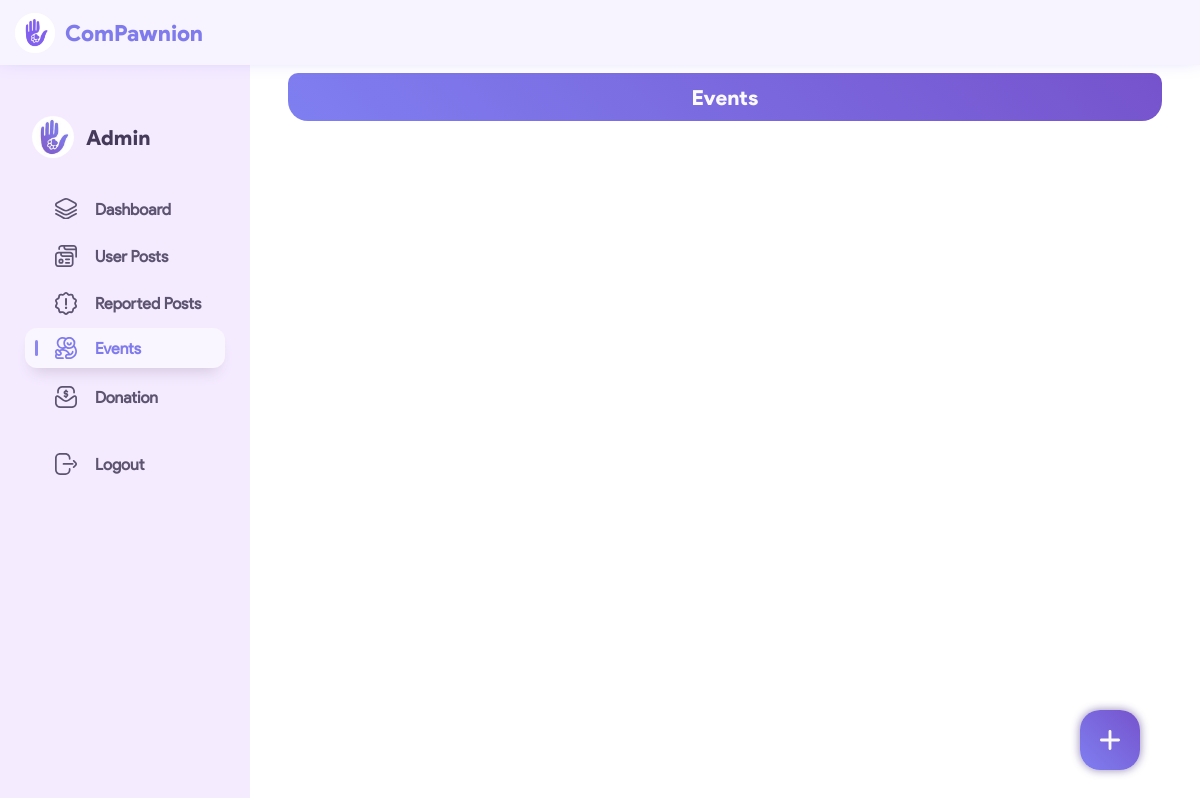
/pages/community.php (signed in), run on an earlier commit of the app's database.
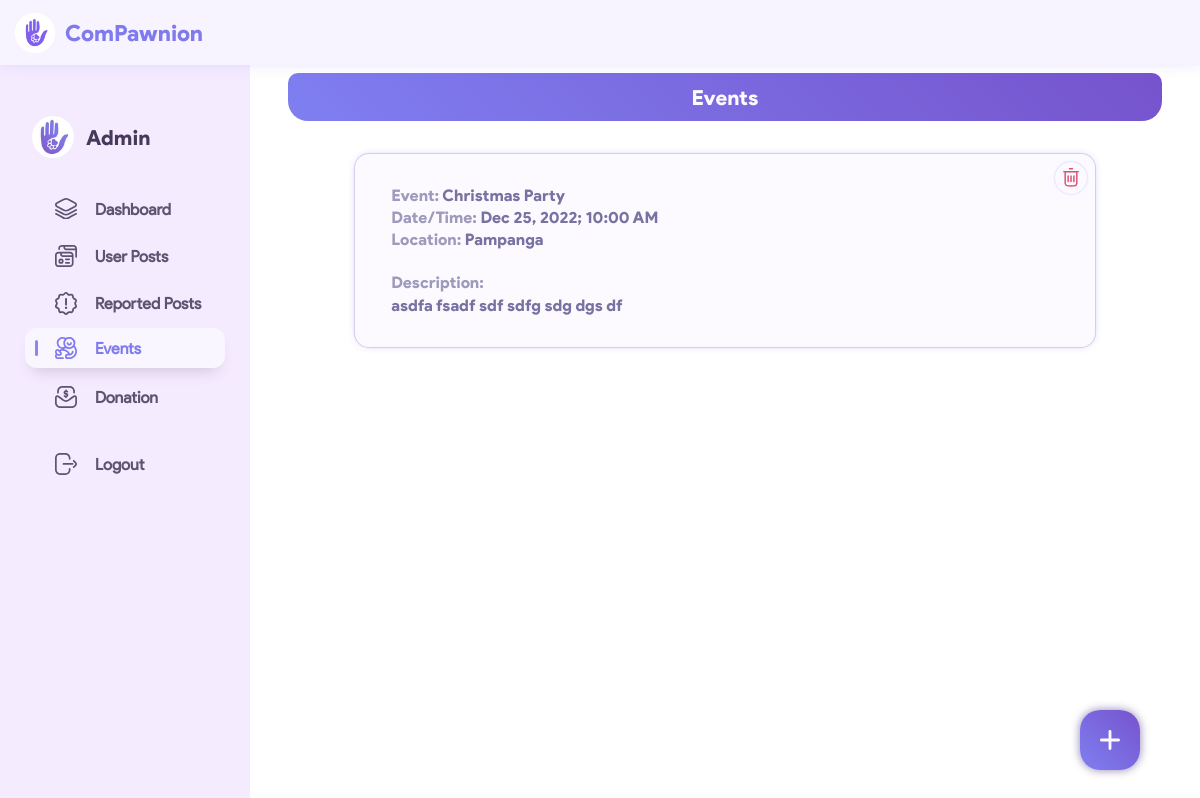
And on a later commit of the database.
### tables this page shows
CREATE TABLE `users_tb` (
  `id` int(11) NOT NULL,
  `username` varchar(100) NOT NULL,
  `password` varchar(100) NOT NULL,
  `fullname` varchar(100) NOT NULL,
  `contact` varchar(16) DEFAULT NULL,
  `email` varchar(100) DEFAULT NULL,
  `telegram` varchar(100) DEFAULT NULL,
  `twitter` varchar(100) DEFAULT NULL,
  `facebook` varchar(100) DEFAULT NULL,
  `accountType` varchar(10) DEFAULT NULL,
  `verificationCode` varchar(7) DEFAULT NULL,
  `isVerified` varchar(7) DEFAULT NULL,
  `verifiedAt` varchar(100) DEFAULT NULL,
  `hasPfp` varchar(7) DEFAULT NULL
);

CREATE TABLE `community_posts_tb` (
  `id` int(11) NOT NULL,
  `eventName` varchar(1000) DEFAULT NULL,
  `eventDate` varchar(100) DEFAULT NULL,
  `eventLocation` varchar(1000) DEFAULT NULL,
  `eventDesc` varchar(1000) DEFAULT NULL
);

### pages/community.php (the view, shortened to what this page needs)
<?php
    $currentPage = "community";
    require_once("../components/navbars.php");
?>
<!DOCTYPE html>
<html lang="en">
<head>
    <link rel="stylesheet" href="../styles/page-styles/community.css">
    <link rel="stylesheet" href="../styles/index.css">
</head>
<body>
    <?php
        require_once("../components/navbars.php");
        navbar_landscape($currentPage);
    ?>
    <?php
        if($_SESSION["accountType"] == "admin"){?>
            <div class="add-post-btn">
                <div class="add-symbol">
                </div>
            </div>
        <?php }
    ?>
    <div class="main">
        <div class="main__title-div">
            <h2 class="main__title-div__text" id="page-title"><?php echo $pageTitle; ?></h2>
        </div>
        <div class="main__post">
            <?php
                include("../db_info.php");
                $post = array();
                $dsn = "mysql:host=$host;dbname=$db_name";
                $pdo = new PDO($dsn, $user, $password);
                $post_query = $pdo->query("SELECT * FROM community_posts_tb
                ORDER BY id DESC;");
                while($row = $post_query->fetch(PDO::FETCH_ASSOC)){
                    array_push($post, $row);
                    extract($row);
                    ?>
                    <div class="card-stationary post" id="post_<?php echo $id ?>">
                        <?php
                                if($username == $_SESSION['username'] || $_SESSION['accountType'] == "admin"){ ?>
                                    <div class="button image-report-btn del">
                                        <div class="report-btn__icon del">
                                        </div>
                                    </div>
                                <?php }
                            ?>
                        <div class="post-container">
                            <div class="post__content-holder">
                                <div class="post__info-holder">
                                    <h3 class="pet__info">
                                        Event: <em><?php echo $eventName ?></em>
                                    </h3>
                                    <h3 class="pet__info">
                                        Date/Time: <em><?php echo $eventDate ?></em>
                                    </h3>
                                    <h3 class="pet__info">
                                        Location: <em><?php echo $eventLocation ?></em>
                                    </h3>
                                    <h3 class="post__info-title">
                                        Description:
                                    </h3>
                                    <h3 class="post__info-content">
                                        <?php echo $eventDesc ?>
                                    </h3>
                                </div>
                            </div>
                        </div>
                    </div>
            <?php } ?>
        </div>
    </div>
</body>
</html>

### components/navbars.php (shortened to what this page needs)
<?php
    $pageNames = array("Home", "Events", "Donate", "Notifications", "Dashboard");
        $pages = array("home", "community", "donate", "notifications", "dashboard");
    if($_SESSION["accountType"] == "admin")
    {
        $pageNames = array("Dashboard", "User Posts", "Reported Posts", "Events", "Donation");
        $pages = array("dashboard", "home", "reported-posts", "community", "donate");
    }
    elseif($_SESSION["accountType"] == "mod")
    {
        $pageNames = array("dashboard", "User Posts", "Events", "Donate", "Notifications");
        $pages = array("Dashboard", "home","community", "donate", "notifications");
        $icons = array("Dashboard", "userposts","community", "donate", "notifications");
    }
    elseif($_SESSION["accountType"] == "user")
    {
        $pageNames = array("Home", "Events", "Donate", "Menu");
        $pages = array("home", "community", "donate", "dashboard");
        $icons = array("home", "community", "donate", "dashboard");
    }
    function navbar_landscape($page) {
        global $pages, $pageNames, $pageTitle, $icons; ?>
        <div class="title-bar">
            <img src="../images/com/logo.png" alt="paw logo" class="title-bar__logo">
            <h2 class="title-bar__title">ComPawnion</h2>
                <?php
                    for($i = 0; $i < count($pages); $i++){ ?>
                        <?php if($page == $pages[$i]){
                            $pageTitle = $pageNames[$i];?>
                            <a href=<?php echo $pages[$i].".php"; ?>  class="tablet-nav__item__icon tablet-nav-icon-selected">
                        <?php } else { ?>
                            <a href=<?php echo $pages[$i].".php"; ?>  class="tablet-nav__item__icon tablet-nav-icon-default">
                        <?php } ?>
                            </a>
                    <?php } ?>
        </div>
        <div class="side-nav">
            <div class="side-nav__user">
                <?php if($_SESSION['hasPfp'] == "false") { ?>
                    <div class="letter-avatar-sidenav"><?php echo strtoupper(mb_substr($_SESSION['fullname'], 0, 1)); ?></div>
                    <?php
                } else{?>
                    <div class="side-nav__user__avatar" style="background: url('../database/profile_images/<?php echo $_SESSION['username'] ?>.jpg'); background-size: cover;" ></div>
                    <?php
                } ?>
                <?php
                include("../db_info.php");
                $pdoConnect = new PDO("mysql:host=$db_host;dbname=$db_name", $db_username, $db_password);
                $pdoConnect->setAttribute(PDO::ATTR_ERRMODE, PDO::ERRMODE_EXCEPTION);
                    $pdoQuery = 'SELECT * FROM users_tb where username = "'.$_SESSION['username'].'"';
                    $pdoResult = $pdoConnect->query($pdoQuery);
                    while($row = $pdoResult->fetch(PDO::FETCH_ASSOC)){?>
                        <h2 class="side-nav__user__name"><?php echo $row["fullname"] ?></h2>
                    <?php }
                ?>
            </div>
            <div class="side-nav__item-group">
            <?php
                for($i = 0; $i < count($pages); $i++){ ?>
                    <?php if($page == $pages[$i]){ ?>
                        <a href=<?php echo $pages[$i].".php"; ?> class="side-nav__item side-nav__item-selected">
                            <div class="selected-bar"></div>
                            <div class="side-nav__item__icon side-nav-icon-selected">
                    <?php } else { ?>
                        <a href=<?php echo $pages[$i].".php"; ?> class="side-nav__item side-nav__item-default">
                            <div class="side-nav__item__icon side-nav-icon-default">
                    <?php } ?>
                        </div>
                    <?php if($page == $pages[$i]){ ?>
                        <p class="side-nav__item__text side-nav-selected"><?php echo $pageNames[$i] ?></p>
                    <?php } else { ?>
                        <p class="side-nav__item__text side-nav-default"><?php echo $pageNames[$i] ?></p>
                    <?php } ?>
                    </a>
                <?php } ?>
            </div>
            <div class="logout-btn">
                <a href="../logout.php" class="side-nav__item side-nav__item-default">
                    <div class="side-nav__item__icon side-nav-icon-default">
                    </div>
                    <p class="side-nav__item__text side-nav-default">Logout</p>
                </a>
            </div>
        </div>
    <?php }
        global $pages, $pageNames, $icons; ?>

### styles/page-styles/community.css (style rules this page uses)
.add-post-btn { background: var(--accent-gradient); border-radius: 20px; position: fixed; width: 60px; height: 60px; z-index: 3; right: 60px; bottom: 30px; display: flex; align-items: center; justify-content: center; font-size: 2em; cursor: pointer; transition: 200ms; box-shadow: 0 0 10px 0 var(--desaturated-accent-color); }
.add-symbol { width: 20px; fill: var(--card-color); }
.main__post { margin-inline: auto; width: calc(100% - 5rem); display: flex; justify-content: center; flex-direction: row; align-items: stretch; flex-wrap: wrap; }
.post { position: relative; height: fit-content; width: 85%; max-width: 900px; margin: 1rem 1rem 1rem 1rem; padding-bottom: 0rem; padding-top: 1rem; border-radius: 15px; display: flex; align-items: flex-start; justify-content: flex-start; flex-direction: row; }
.post-container { margin-right: 1rem; height: fit-content; width: 100%; display: flex; align-items: center; flex-direction: column; }
.post__content-holder { height: fit-content; width: calc(100% - 4.5rem); margin-bottom: 2rem; }
.post__info-holder { height: fit-content; width: 100%; margin-left: 0rem; }
.pet__info, .post__info-title { font-family: "ProductSansBlack"; font-size: 1rem; color: #9E9ABC; margin-bottom: 0.2rem; }
.pet__info:first-child { margin-top: 1rem; }
em, .post__info-content { color: #7872A2; font-style: normal; }
.post__info-title { margin-top: 1.5rem; }
.post__info-content { font-family: "ProductSansBlack"; font-size: 1rem; margin-top: 0.2rem; }
.button { display: flex; align-items: center; justify-content: center; cursor: pointer; opacity: 1; box-shadow: 0 0 3px -1px var(--accent-color); transition: 300ms; }
.report-btn, .image-report-btn { position: absolute; right: 0.5rem; top: 0.5rem; background: var(--card-color); width: 2rem; height: 2rem; border-radius: 50%; align-self: center; }
.report-btn::before, .image-report-btn::before { position: absolute; content: ""; top: 0; right: 0; bottom: 0; left: 0; border-radius: 50%; background-image: linear-gradient(50deg, rgb(206, 55, 161), rgb(198, 57, 92)); z-index: -1; transition: opacity 150ms ease-out; opacity: 0; }
.report-btn__icon { fill: rgb(218, 78, 113); height: 1rem; width: 1rem; }
div.report-btn__icon.del { fill: rgb(218, 78, 113); height: 1rem; width: 1rem; margin-top: -4px; }

### styles/index.css (style rules this page uses)
* { -webkit-tap-highlight-color: transparent; margin: 0; padding: 0; user-select: none; }
html { margin-left: calc(100vw - 100%); }
:root { --accent-color: #7f7bed; --accent-gradient: linear-gradient(45deg, rgb(127, 127, 241), rgb(118, 83, 205)); --desaturated-accent-color: rgb(145, 131, 179); --card-color: rgb(252, 250, 255); --navbar-color: rgb(247, 243, 255); --sections-color: rgb(92, 84, 112); --mobile-max: 680px; --tablet-max: 1150px; }
h2, p, h1, h3, h4 { font-family: 'ProductSansBlack', 'Arial Black'; }
a { text-decoration: none; }
.title-bar__avatar, .letter-avatar, .side-nav__user__avatar, .letter-avatar-sidenav, .mobile-title-bar__avatar, .side-nav__user__name { cursor: pointer; }

### styles/title-bar.css (style rules this page uses)
.title-bar { top: 0; left: 0; position: fixed; width: 100%; height: 65px; display: flex; align-items: center; background-color: rgb(247, 243, 255); box-shadow: 0 -15px 25px var(--accent-color); z-index: 1; }
.title-bar__logo { display: block; width: 40px; margin-left: 15px; }
h2.title-bar__title { display: block; font-size: 1.4em;; margin-left: 10px; color: var(--accent-color); }

### styles/main.css (style rules this page uses)
.main { background: white; position: absolute; top: 65px; left: 250px; width: calc(100% - 250px); height: calc(100% - 65px); overflow-x: hidden; overflow-y: auto; scroll-behavior: smooth; }
.main__title-div { display: flex; margin-top: 0.5rem; margin-bottom: 1rem; left: 50%; transform: translate(-50%, 0); background: var(--accent-gradient); position: relative; width: calc(100% - 76px); height: 3rem; border-radius: 10px 10px 20px 20px; cursor: default; }
h2.main__title-div__text { color: var(--card-color); font-size: 1.3rem; margin: auto auto; }

### styles/cards.css (style rules this page uses)
.card-stationary { background: var(--card-color); box-shadow: 0 0 10px -5px var(--accent-color); border: 1px solid rgba(129, 97, 209, 0.298); transition: 300ms; cursor: default; user-select: none; }

### components/custom-input.php (style rules this page uses)
* { -webkit-tap-highlight-color: transparent; margin: 0; padding: 0; user-select: none; }
html { margin-left: calc(100vw - 100%); }
:root { --accent-color-temp: #7f7bed; --sections-color-temp: rgb(92, 84, 112); }

What changed in the data, as far as the page shows it:
added community_posts_tb: eventName "Christmas Party", eventDate "Dec 25, 2022; 10:00 AM", eventLocation "Pampanga", eventDesc "asdfa fsadf sdf sdfg sdg dgs df"
